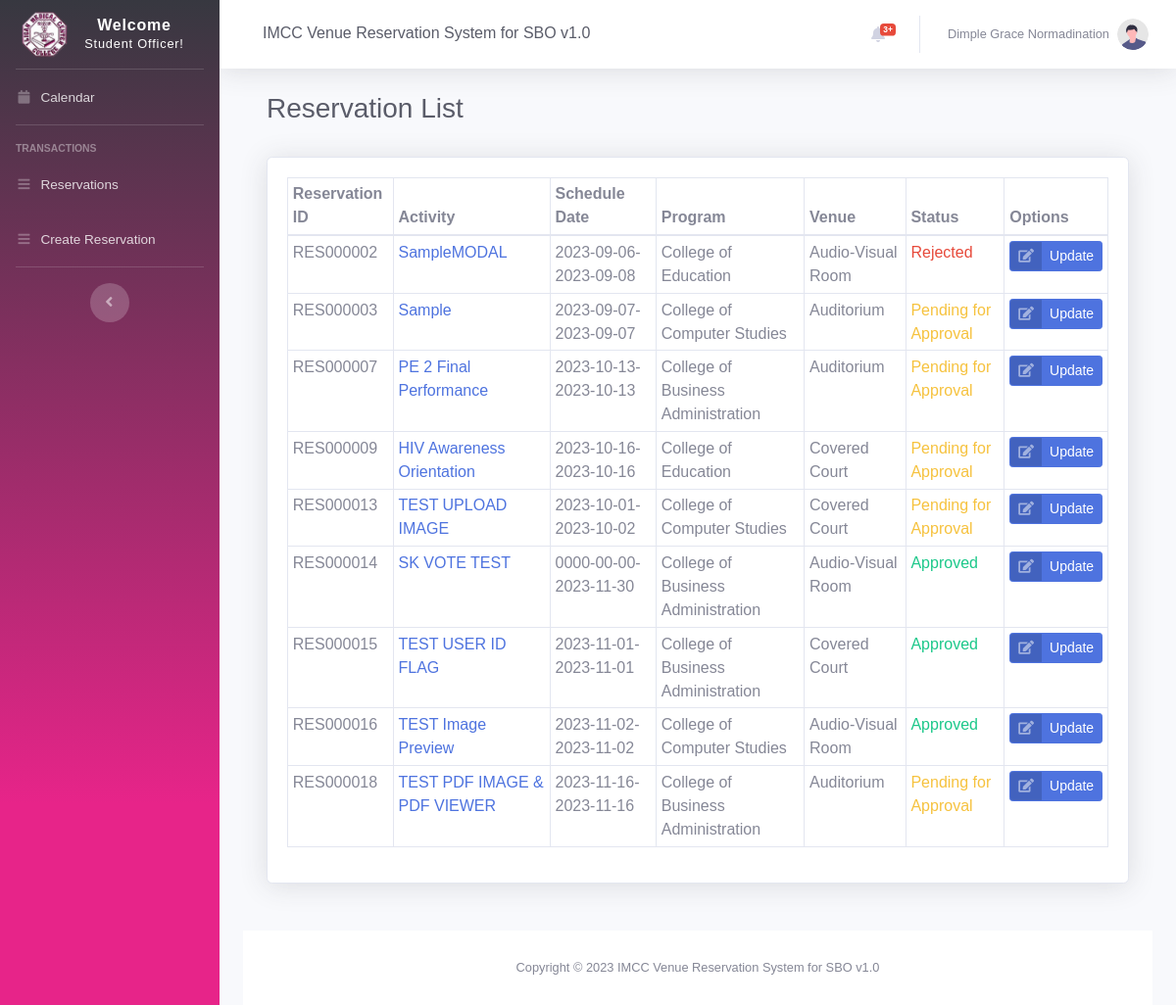
The page /reservation_list.php (signed in) on the database as committed earlier.
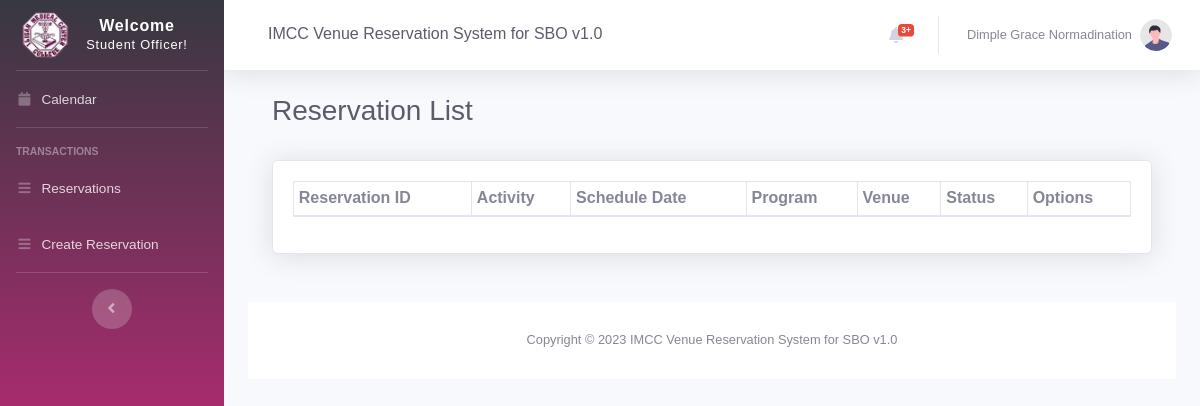
The same page on the database as committed later.
### tables this page shows
CREATE TABLE `schedules` (
  `id` bigint(11) NOT NULL,
  `reservationID` varchar(255) NOT NULL,
  `userID` int(11) NOT NULL,
  `venueID` int(15) DEFAULT NULL,
  `programID` int(11) NOT NULL,
  `status` varchar(3) NOT NULL DEFAULT 'P',
  `date_start` date NOT NULL,
  `date_end` date NOT NULL,
  `time_start` varchar(50) NOT NULL,
  `time_end` varchar(50) NOT NULL,
  `name` varchar(255) DEFAULT NULL,
  `address` varchar(255) DEFAULT NULL,
  `contact` varchar(11) DEFAULT NULL,
  `description` text DEFAULT NULL,
  `num_participants` int(11) NOT NULL,
  `tag_color` varchar(7) DEFAULT '#ffffff',
  `notified` tinyint(1) NOT NULL DEFAULT 0,
  `last_notified` date DEFAULT NULL,
  `cancelled` tinyint(1) NOT NULL DEFAULT 0,
  `deleted` tinyint(4) NOT NULL,
  `rejectedByAdmin` int(1) NOT NULL DEFAULT 0,
  `approvedByAdmin` int(1) NOT NULL DEFAULT 0,
  `act_form_file` varchar(255) NOT NULL,
  `letter_approve_file` varchar(255) NOT NULL,
  `notes` text NOT NULL,
  `material` varchar(150) NOT NULL
);

CREATE TABLE `program` (
  `id` int(11) NOT NULL,
  `programID` varchar(15) DEFAULT NULL,
  `name` varchar(255) DEFAULT NULL,
  `color` varchar(15) DEFAULT NULL,
  `incharge_organization` varchar(255) DEFAULT NULL,
  `dateAdded` datetime NOT NULL DEFAULT current_timestamp(),
  `dateUpdated` datetime DEFAULT NULL
);

CREATE TABLE `venues` (
  `id` int(11) NOT NULL,
  `venueID` varchar(20) NOT NULL,
  `name` varchar(255) DEFAULT NULL,
  `dateAdded` datetime NOT NULL DEFAULT current_timestamp(),
  `dateUpdated` datetime DEFAULT NULL
);

### reservation_list.php (the view, shortened to what this page needs)
<?php
include 'settings/system.php';
include 'settings/header.php';
include "settings/sidebar.php";
include 'settings/topbar.php';
?>
<div class="container-fluid">
    <div class="d-sm-flex align-items-center justify-content-between mb-4">
        <div class="container-fluid">
            <div class="d-sm-flex align-items-center justify-content-between mb-4">
                <h1 class="h3 mb-2 text-gray-800">Reservation List</h1>
            </div>
            <div class="card shadow mb-4">
                <div class="card-body">
                    <div class="table-responsive">
                        <table class="table table-sm table-bordered table-hovered" id="<?php echo ($_SESSION["position"] == "STO" ? "dataTable" : "")?>"width="100%" cellspacing="0">
                            <thead>
                                <tr>
                                    <th>Reservation ID</th>
                                    <th>Activity</th>
                                    <th>Schedule Date</th>
                                    <th>Program</th>
                                    <th>Venue</th>
                                    <th>Status</th>
                                    <th>Options</th>
                                </tr>
                            </thead>
                            <tbody>
                                <?php
                                $fetchReservations = "SELECT `schedules`.`reservationID` AS 'RESERVATION_ID',
                                                            `schedules`.id AS 'INT_RES_ID',
                                                            `venues`.name AS 'VENUE_NAME',
                                                            `schedules`.name AS 'ACTIVITY',
                                                            `program`.name AS 'PROGRAM_NAME',
                                                            `schedules`.date_start AS 'START_DATE',
                                                            `schedules`.date_end AS 'END_DATE',
                                                            `schedules`.status AS 'STATUS' FROM `schedules`
                                                        INNER JOIN `venues`
                                                        ON `schedules`.venueID = `venues`.id
                                                        INNER JOIN `program`
                                                        ON `schedules`.programID = `program`.id";
                                if($_SESSION['position'] == 'STO'){
                                    $userID = $_SESSION['id'];
                                    $fetchReservations .= " WHERE `schedules`.userID = '$userID'";
                                }
                                $reservations = $db->query($fetchReservations);
                                $row_reservations = $reservations->fetchAll(PDO::FETCH_OBJ);
                                foreach ($row_reservations as $row) {
                                    $statusStr = "Pending for Approval";
                                    $statusColor = "";
                                    switch($row->STATUS){
                                        case "P":
                                            $statusColor = "text-warning";
                                            $statusStr = "Pending for Approval";
                                            break;
                                        case "A":
                                            $statusColor = "text-success";
                                            $statusStr = "Approved";
                                            break;
                                        case "R":
                                            $statusColor = "text-danger";
                                            $statusStr = "Rejected";
                                            break;
                                    }
                                ?>
                                    <tr>
                                        <td><?= $row->RESERVATION_ID; ?></td>
                                        <td><?= '<a href="view_reservation.php?reservation_id='.$row->INT_RES_ID.'" target="_blank">' . $row->ACTIVITY. '</a>'; ?></td>
                                        <td><?= $row->START_DATE . "-" . $row->END_DATE; ?></td>
                                        <td><?= $row->PROGRAM_NAME; ?></td>
                                        <td><?= $row->VENUE_NAME; ?></td>
                                        <td class="<?= $statusColor?>"><?= $statusStr; ?></td>
                                        <td align="center">
                                            <a href='edit_reservation.php?reservation_id=<?= $row->INT_RES_ID ?>' class="btn btn-primary btn-icon-split btn-sm keychainify-checked" target="_blank">
                                                <span class="icon text-white-50">
                                                    <i class="fas fa-edit"></i>
                                                </span>
                                                <span class="text">Update</span>
                                            </a>
                                        </td>
                                    </tr>
                                <?php } ?>
                            </tbody>
                        </table>
                    </div>
                </div>
            </div>
        </div>
    </div>
    <?php include 'settings/footer.php'; ?>

### settings/header.php (shortened to what this page needs)
<!DOCTYPE html>
<html lang="en">
<head>
    <link href="vendor/fontawesome-free/css/all.min.css" rel="stylesheet" type="text/css">
    <link href="css/sb-admin-2.min.css" rel="stylesheet">
    <link href="vendor/datatables/dataTables.bootstrap4.min.css" rel="stylesheet">
    <link rel="stylesheet" href="vendor/3b-calendar.css">
</head>

### settings/sidebar.php (shortened to what this page needs)
<body id="page-top">
    <div id="wrapper">
        <ul class="navbar-nav bg-gradient-imcc sidebar sidebar-dark accordion" id="accordionSidebar">
            <a class="sidebar-brand d-flex align-items-center justify-content-center" href="calendar.php">
                <div class="sidebar-brand-icon ">
                    <img class="fas" src="./img/imcc.png" style="width:50px;height:50px;"></img>
                </div>
                <div class="sidebar-brand-text mx-3">Welcome <br /><small><?php
                                                                            if ($_SESSION['position'] == 'STO') {
                                                                                echo 'Student Officer!';
                                                                            } elseif ($_SESSION['position'] == 'DSA') {
                                                                                echo 'Department of Student Affairs!';
                                                                            } else {
                                                                                echo 'Property Custodian!';
                                                                            }
                                                                            ?></small></div>
            </a>
            <hr class="sidebar-divider my-0">
            <li class="nav-item <?= $calendar; ?>">
                <a class="nav-link" href="calendar.php">
                    <i class="fas fa-fw fa-calendar"></i>
                    <span>Calendar</span></a>
            </li>
            <hr class="sidebar-divider">
            <div class="sidebar-heading">
                Transactions
            </div>
            <?php
            if ($_SESSION['position'] == 'STO') { ?>
                <li class="nav-item <?= $reservation; ?>">
                    <a class="nav-link" href="reservation_list.php">
                        <i class="fas fa-fw fa-bars"></i>
                        <span>Reservations</span></a>
                </li>
                <li class="nav-item <?= $reservation; ?>">
                    <a class="nav-link" href="add_reservation.php">
                        <i class="fas fa-fw fa-bars"></i>
                        <span>Create Reservation</span></a>
                </li>
            <?php
            } else if($_SESSION['position'] == 'PTC') {
            ?>
                <li class="nav-item <?= $reservation; ?>">
                    <a class="nav-link" href="reservation_list.php">
                        <i class="fas fa-fw fa-bars"></i>
                        <span>Reservations</span></a>
                </li>
            <?php
            }
            ?>
            <hr class="sidebar-divider d-none d-md-block">
            <div class="text-center d-none d-md-inline">
                <button class="rounded-circle border-0" id="sidebarToggle"></button>
            </div>
        </ul>

### settings/topbar.php (shortened to what this page needs)
<div id="content-wrapper" class="d-flex flex-column">
    <div id="content">
        <nav class="navbar navbar-expand navbar-light bg-white topbar mb-4 static-top shadow">
            <div class="d-none d-sm-inline-block form-inline mr-auto ml-md-3 my-2 my-md-0 mw-100 navbar-search">
                <div class="input-group">
                    <h5 class="form-control  border-0 text-gray-800"><?= NAME_; ?></h5>
                </div>
            </div>
            <ul class="navbar-nav ml-auto">
                <li class="nav-item dropdown no-arrow mx-1">
                    <a class="nav-link dropdown-toggle" href="#" id="alertsDropdown" role="button" data-toggle="dropdown" aria-haspopup="true" aria-expanded="false">
                        <i class="fas fa-bell fa-fw"> </i>
                        <span class="badge badge-danger badge-counter">3+</span>
                    </a>
                </li>
                <li class="nav-item dropdown no-arrow">
                    <a class="nav-link dropdown-toggle" href="#" id="userDropdown" role="button" data-toggle="dropdown" aria-haspopup="true" aria-expanded="false">
                        <span class="mr-2 d-none d-lg-inline text-gray-600 small"><?= $_SESSION['name']; ?></span>
                        <img class="img-profile rounded-circle" src="img/undraw_profile.svg">
                    </a>
                </li>
            </ul>
        </nav>

### settings/footer.php (shortened to what this page needs)
<footer class="sticky-footer bg-white">
    <div class="container my-auto">
        <div class="copyright text-center my-auto">
            <span>Copyright &copy; 2023 <?= NAME_; ?> </span>
        </div>
    </div>
</footer>
</body>
</html>

Rows that differ between the two databases and show on the page:
removed schedules: reservationID "RES000002", name "SampleMODAL", date_start "2023-09-06", date_end "2023-09-08", programID.name "College of Education", venueID.name "Audio-Visual Room", status "Rejected"
removed schedules: reservationID "RES000003", name "Sample", date_start "2023-09-07", date_end "2023-09-07", programID.name "College of Computer Studies", venueID.name "Auditorium", status "Pending for Approval"
removed schedules: reservationID "RES000007", name "PE 2 Final Performance", date_start "2023-10-13", date_end "2023-10-13", programID.name "College of Business Administration", venueID.name "Auditorium", status "Pending for Approval"
removed schedules: reservationID "RES000009", name "HIV Awareness Orientation", date_start "2023-10-16", date_end "2023-10-16", programID.name "College of Education", venueID.name "Covered Court", status "Pending for Approval"
removed schedules: reservationID "RES000013", name "TEST UPLOAD IMAGE", date_start "2023-10-01", date_end "2023-10-02", programID.name "College of Computer Studies", venueID.name "Covered Court", status "Pending for Approval"
removed schedules: reservationID "RES000014", name "SK VOTE TEST", date_start "0000-00-00", date_end "2023-11-30", programID.name "College of Business Administration", venueID.name "Audio-Visual Room", status "Approved"
removed schedules: reservationID "RES000015", name "TEST USER ID FLAG", date_start "2023-11-01", date_end "2023-11-01", programID.name "College of Business Administration", venueID.name "Covered Court", status "Approved"
removed schedules: reservationID "RES000016", name "TEST Image Preview", date_start "2023-11-02", date_end "2023-11-02", programID.name "College of Computer Studies", venueID.name "Audio-Visual Room", status "Approved"
removed schedules: reservationID "RES000018", name "TEST PDF IMAGE & PDF VIEWER", date_start "2023-11-16", date_end "2023-11-16", programID.name "College of Business Administration", venueID.name "Auditorium", status "Pending for Approval"
